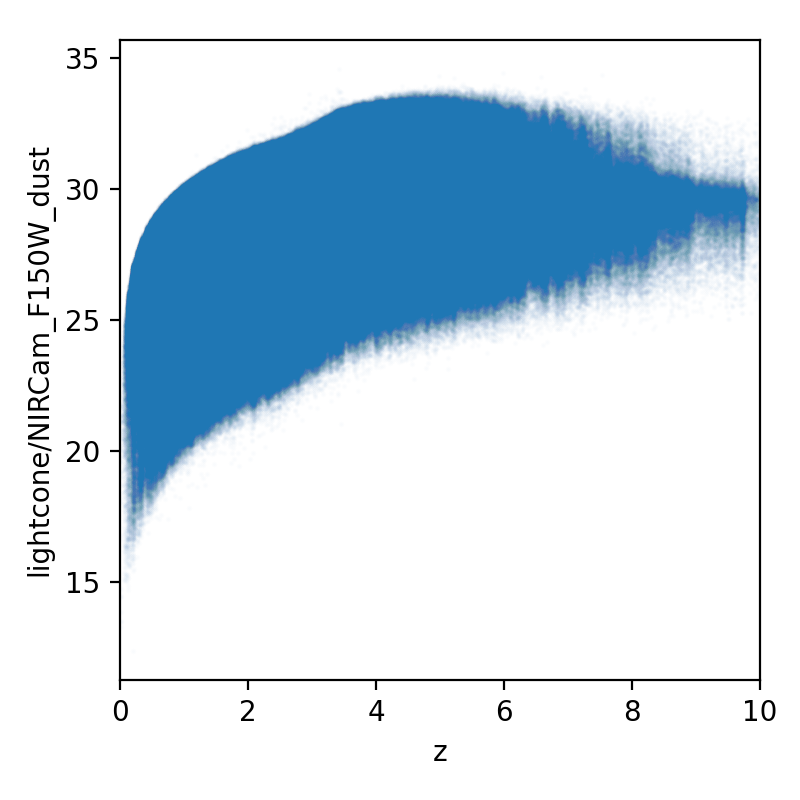

Source code (Python):


import numpy as np
import h5py

import matplotlib as mpl
import matplotlib.pyplot as plt

# make a simple plot of flux vs. redshift





filename = 'Minal'

# --- open the HDF5 file
cat = h5py.File(f'../data/{filename}.h5', 'r')

z = cat['lightcone/redshift'][()] # the redshift of the galaxy

f = 'lightcone/NIRCam_F150W_dust' # dust attenuated NIRCam H-band (1.5um)

m = cat[f][()] # get the AB apparent magnitude in filter f.

# fnu = # convert this to a flux in nJy

print(np.min(m),np.median(m),np.max(m)) # print the range of magnitudes



# --- NOTE: there are many ways to use matplotlib. This is my **favourite** since it allows the most control over plot. However, something similar can be acheived with fewer steps.


# --------------- SCATTER PLOT

# --- initiate a figure
fig = plt.figure(figsize = (4, 4)) # 4" x 4" square

left  = 0.15
bottom = 0.15
width = 0.8
height = 0.8

ax = fig.add_axes((left, bottom, width, height)) # add an axis


ax.scatter(z, m, s = 1, alpha =  0.01) # s and alpha control the size and transparency. Since there are so many points these need to be set to values other than the default


ax.set_xlim([0,10])

ax.set_xlabel('z')
ax.set_ylabel(f'{f}')


fig.savefig(f'z_mag.png', dpi = 200) # save the figure. Probaby need to use a raster format (.png) due to so many points
fig.clf() # clear figure
